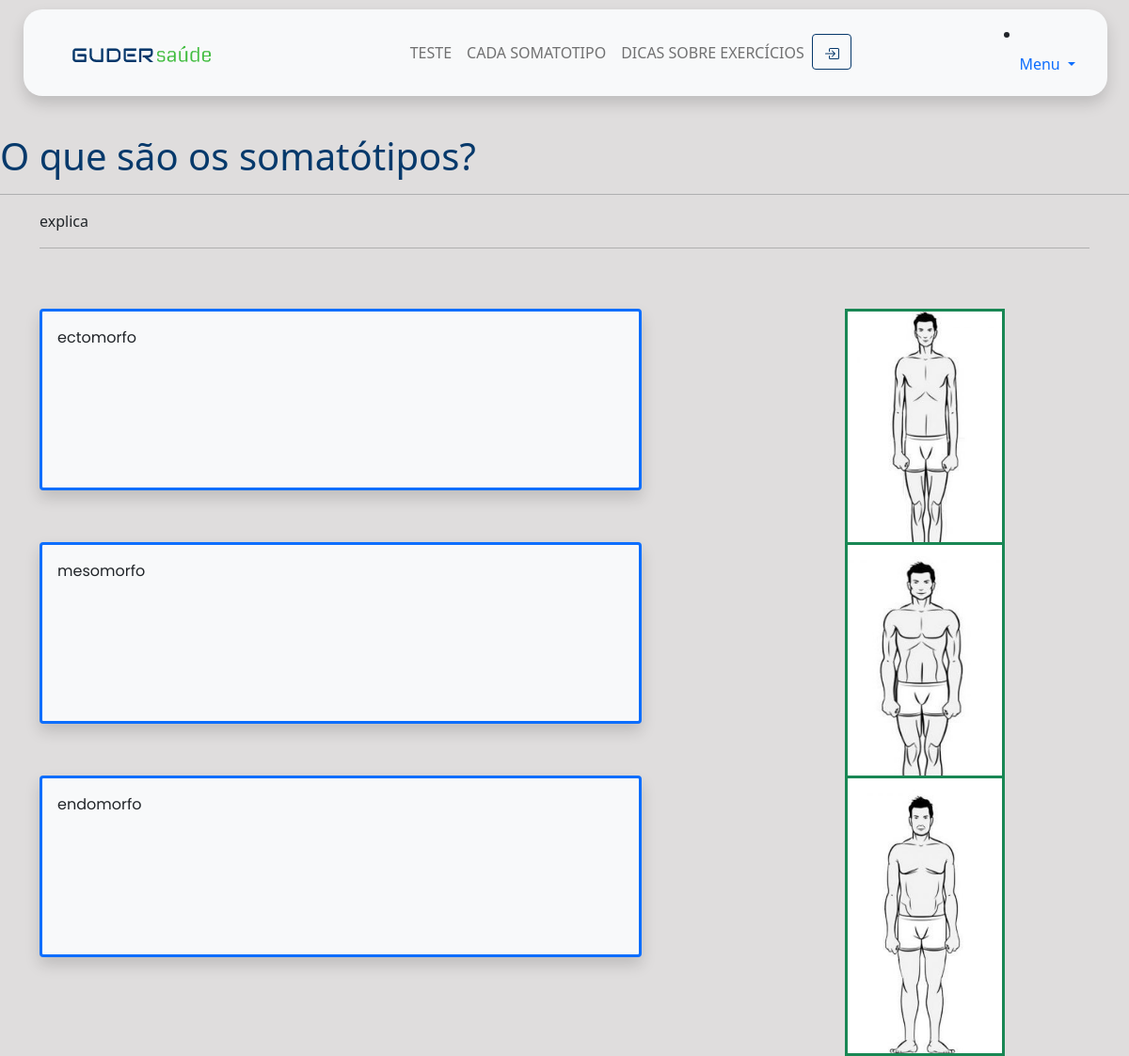
/Site/cada_somatotipo.php, run on the app's committed database.
### tables this page shows
create table text_somatotipo(
id int primary key,
txt_ex text not null,
texto text not null,
imagem varchar(40) not null
);

### Site/PHP/ClassUsuario.php (called while the page is built, shortened)
<?php
class Usuario
{
    public function txt_somatotipo($id)
    {
        global $con;
        try
        {
            $comando = $con->prepare("SELECT * FROM text_somatotipo WHERE id = ?");
            $comando->bindParam(1, $id);
            $comando->execute();
            $dado = $comando->fetch();
        }
        catch (PDOException $erro)
        {
            $retorno = "Erro " . $erro->getMessage();
            return $retorno;
        }
        return $dado;
    }
}

### Site/cada_somatotipo.php (the view, shortened to what this page needs)
<?php
include_once './PHP/ClassUsuario.php';
$cad = new Usuario();
?>
<!DOCTYPE html>
<html lang="pt-br">
<head>
    <?php include './PHP/head.php' ?>
    <link rel="stylesheet" href="./CSS/cada_biotipo.css">
</head>
<body id="corpo">
    <?php include './PHP/cabecalho.php' ?>
    <div class="titulo-somatotipo mt-4">
        <h1 style="color:#06396b;">
            O que são os somatótipos?
        </h1>
        <hr>
    </div>
    <div class="container">
        <div class="row">
            <div class="col " id="div-txt-imc">
                <?php $dado = $cad->txt_somatotipo(1);
                echo $dado['txt_ex']
                ?>
                <hr>
            </div>
        </div>
    </div>
    <div class="container mt-5">
        <div class="row">
            <div class="col" id="col1">
                <div class="shadow p-3 mb-5 bg-light rounded border border-primary border border-3" id="teste1">
                    <?php $dado1 = $cad->txt_somatotipo(1);
                    echo $dado1['texto']
                    ?>
                </div>
            </div>
            <div class="col">
                <div class="" id="teste2">
                    <img src="./IMGs/<?php echo $dado1['imagem']?>" class="border border-success border-3" alt="" width="170px" height="120%">
                </div>
            </div>
            <div class="col" id="col1">
                <div class="shadow p-3 mb-5 bg-light rounded border border-primary border border-3" id="teste1">
                    <?php $dado2 = $cad->txt_somatotipo(2);
                    echo $dado2['texto']
                    ?>
                </div>
            </div>
            <div class="col">
                <div class="" id="teste2">
                    <img src="./IMGs/<?php echo $dado2['imagem']?>" class="border border-success border-3" alt="" width="170px" height="120%">
                </div>
            </div>
            <div class="col" id="col1">
                <div class="shadow p-3 mb-5 bg-light rounded border border-primary border border-3" id="teste1">
                    <?php $dado3 = $cad->txt_somatotipo(3);
                    echo $dado3['texto']
                    ?>
                </div>
            </div>
            <div class="col">
                <div class="" id="teste2">
                    <img src="./IMGs/<?php echo $dado3['imagem']?>" class="border border-success border-3" alt="" width="170px" height="120%">
                </div>
            </div>
        </div>
    </div>
</body>
</html>

### SistWeb/CSS/style1.css (style rules this page uses)
#corpo { background-color: rgba(220, 218, 218, 0.9); margin: 0px; }

### Site/CSS/cada_biotipo.css (style rules this page uses)
#teste1 { width: 40rem; height: 100%; font-family: 'Poppins', sans-serif; }
#col1 { margin-right: 12pc; margin-bottom: 55px; }
#teste2 { height: 15.5rem; width: 10rem; margin: 0px; max-width: 10px; }

### data on the page
text_somatotipo: txt_ex "explica", texto "ectomorfo", imagem (picture)
text_somatotipo: texto "mesomorfo", imagem (picture)
text_somatotipo: texto "endomorfo", imagem (picture)
